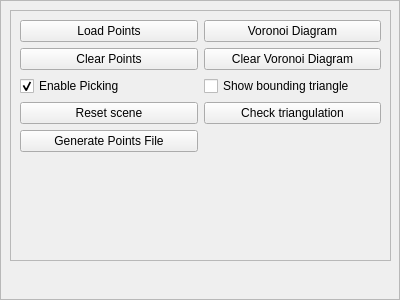
<?xml version="1.0" encoding="UTF-8"?>
<ui version="4.0">
 <class>DelaunayManager</class>
 <widget class="QFrame" name="DelaunayManager">
  <property name="geometry">
   <rect>
    <x>0</x>
    <y>0</y>
    <width>400</width>
    <height>300</height>
   </rect>
  </property>
  <property name="windowTitle">
   <string>Frame</string>
  </property>
  <property name="frameShape">
   <enum>QFrame::StyledPanel</enum>
  </property>
  <property name="frameShadow">
   <enum>QFrame::Raised</enum>
  </property>
  <widget class="QFrame" name="frame">
   <property name="geometry">
    <rect>
     <x>10</x>
     <y>10</y>
     <width>381</width>
     <height>251</height>
    </rect>
   </property>
   <property name="sizePolicy">
    <sizepolicy hsizetype="Preferred" vsizetype="Preferred">
     <horstretch>0</horstretch>
     <verstretch>0</verstretch>
    </sizepolicy>
   </property>
   <property name="frameShape">
    <enum>QFrame::StyledPanel</enum>
   </property>
   <property name="frameShadow">
    <enum>QFrame::Raised</enum>
   </property>
   <layout class="QGridLayout" name="gridLayout">
    <item row="0" column="0">
     <widget class="QPushButton" name="loadPointsPushButton">
      <property name="text">
       <string>Load Points</string>
      </property>
     </widget>
    </item>
    <item row="0" column="1">
     <widget class="QPushButton" name="voronoiDiagramPushButton">
      <property name="text">
       <string>Voronoi Diagram</string>
      </property>
     </widget>
    </item>
    <item row="1" column="0">
     <widget class="QPushButton" name="clearPointsPushButton">
      <property name="text">
       <string>Clear Points</string>
      </property>
     </widget>
    </item>
    <item row="6" column="0">
     <spacer name="verticalSpacer">
      <property name="orientation">
       <enum>Qt::Vertical</enum>
      </property>
      <property name="sizeHint" stdset="0">
       <size>
        <width>20</width>
        <height>40</height>
       </size>
      </property>
     </spacer>
    </item>
    <item row="1" column="1">
     <widget class="QPushButton" name="clearVoronoiDiagramPushButton">
      <property name="text">
       <string>Clear Voronoi Diagram</string>
      </property>
     </widget>
    </item>
    <item row="3" column="0">
     <widget class="QCheckBox" name="enablePickingCheckBox">
      <property name="text">
       <string>Enable Picking</string>
      </property>
      <property name="checked">
       <bool>true</bool>
      </property>
     </widget>
    </item>
    <item row="4" column="0">
     <widget class="QPushButton" name="resetScenePushButton">
      <property name="text">
       <string>Reset scene</string>
      </property>
     </widget>
    </item>
    <item row="3" column="1">
     <widget class="QCheckBox" name="showBoundingTriangleCheckBox">
      <property name="text">
       <string>Show bounding triangle</string>
      </property>
      <property name="checked">
       <bool>false</bool>
      </property>
     </widget>
    </item>
    <item row="4" column="1">
     <widget class="QPushButton" name="checkTriangulationPushButton">
      <property name="text">
       <string>Check triangulation</string>
      </property>
     </widget>
    </item>
    <item row="5" column="0">
     <widget class="QPushButton" name="generatePointsFilePushButton">
      <property name="text">
       <string>Generate Points File</string>
      </property>
     </widget>
    </item>
   </layout>
  </widget>
 </widget>
 <resources/>
 <connections/>
</ui>
